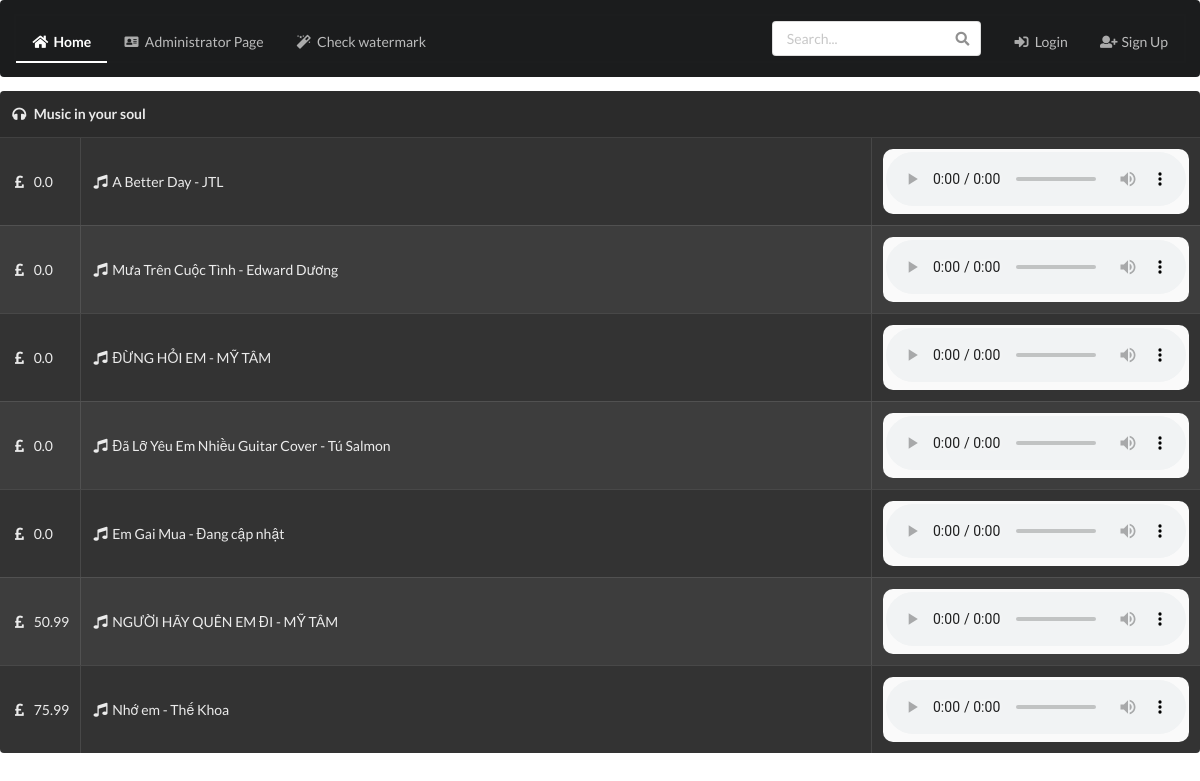
The page / on the database its author committed.
### watermark/models.py (models this page shows, shortened)
class Song(models.Model):
    id = models.CharField(max_length=20, primary_key=True, unique=True)
    name = models.CharField(null=True, blank=True, max_length=150)
    author = models.CharField(null=True, blank=True, max_length=100)
    srcLink = models.CharField(null=True, blank=True, max_length=250)
    genre = models.CharField(null=True, blank=True, max_length=100)
    fileType = models.CharField(blank=True, max_length=10)
    price = models.FloatField(default=0)
    ownuser = models.ForeignKey(User, on_delete=models.CASCADE, blank=True, null=True)
    class Meta:
        db_table = 'watermark_song'

### watermark/views.py (the view)
# urls.py: 2. Add a URL to urlpatterns:  path('', views.home, name='home')
def home(request):
    songs = Song.objects.filter(ownuser__exact=None)
    if not songs:
        save_files_to_sqlite()
        songs = Song.objects.filter(ownuser__exact=None)
    return render(request, 'index.html', {'songs':songs})

### watermark/templates/index.html (shortened to what this page needs)
{% extends 'base.html' %}
{% block content %}
{% if songs.count > 0 %}
<table class="ui selectable inverted celled striped table">
    <thead>
    <tr>
        <th colspan="3">
            <i class="headphones icon"></i>
            Music in your soul
        </th>
    </tr>
    </thead>
    <tbody>
    {% for song in songs %}
    <tr id="{{ song.id }}">
        <td class="collapsing">
            <i class="pound sign icon"></i> {{ song.price }}
        </td>
        <td>
            <i class="music icon"></i>{{ song.name }} -  {{ song.author }}
        </td>
        <td class="collapsing">
            <div style="background-color: #fafafa;
                        padding: 3px;
                        display: inline-block;
                        border-radius: 10px;">
                <audio controls controlsList="nodownload" onplay="playEvent(this)">
                    <source src="https://docs.google.com/uc?export=open&id={{ song.id }}" type="audio/mp3">
                </audio>
            </div>
        </td>
    </tr>
    {% endfor %}
    </tbody>
</table>
{% endif %}
{% endblock %}

### rows shown on the page
Song: price "0.0", name "A Better Day", author "JTL"
Song: price "0.0", name "Mưa Trên Cuộc Tình", author "Edward Dương"
Song: price "0.0", name "ĐỪNG HỎI EM", author "MỸ TÂM"
Song: price "0.0", name "Đã Lỡ Yêu Em Nhiều Guitar Cover", author "Tú Salmon"
Song: price "0.0", name "Em Gai Mua", author "Đang cập nhật"
Song: price "50.99", name "NGƯỜI HÃY QUÊN EM ĐI", author "MỸ TÂM"
Song: price "75.99", name "Nhớ em", author "Thế Khoa"
